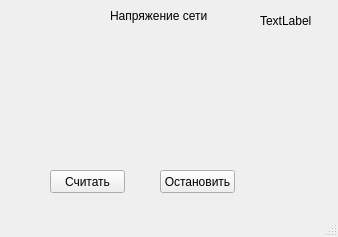
<?xml version="1.0" encoding="UTF-8"?>
<ui version="4.0">
 <class>MainWindow</class>
 <widget class="QMainWindow" name="MainWindow">
  <property name="geometry">
   <rect>
    <x>0</x>
    <y>0</y>
    <width>338</width>
    <height>237</height>
   </rect>
  </property>
  <property name="windowTitle">
   <string>MainWindow</string>
  </property>
  <widget class="QWidget" name="centralwidget">
   <widget class="QLabel" name="label">
    <property name="geometry">
     <rect>
      <x>100</x>
      <y>40</y>
      <width>111</width>
      <height>61</height>
     </rect>
    </property>
    <property name="font">
     <font>
      <pointsize>28</pointsize>
     </font>
    </property>
    <property name="text">
     <string/>
    </property>
   </widget>
   <widget class="QLabel" name="label_2">
    <property name="geometry">
     <rect>
      <x>260</x>
      <y>0</y>
      <width>61</width>
      <height>41</height>
     </rect>
    </property>
    <property name="text">
     <string>TextLabel</string>
    </property>
   </widget>
   <widget class="QPushButton" name="pushButton">
    <property name="geometry">
     <rect>
      <x>50</x>
      <y>170</y>
      <width>75</width>
      <height>23</height>
     </rect>
    </property>
    <property name="text">
     <string>Считать</string>
    </property>
   </widget>
   <widget class="QPushButton" name="pushButton_2">
    <property name="geometry">
     <rect>
      <x>160</x>
      <y>170</y>
      <width>75</width>
      <height>23</height>
     </rect>
    </property>
    <property name="text">
     <string>Остановить</string>
    </property>
   </widget>
   <widget class="QLabel" name="label_3">
    <property name="geometry">
     <rect>
      <x>110</x>
      <y>0</y>
      <width>101</width>
      <height>31</height>
     </rect>
    </property>
    <property name="text">
     <string>Напряжение сети</string>
    </property>
   </widget>
  </widget>
  <widget class="QMenuBar" name="menubar">
   <property name="geometry">
    <rect>
     <x>0</x>
     <y>0</y>
     <width>338</width>
     <height>21</height>
    </rect>
   </property>
  </widget>
  <widget class="QStatusBar" name="statusbar"/>
 </widget>
 <resources/>
 <connections/>
</ui>
